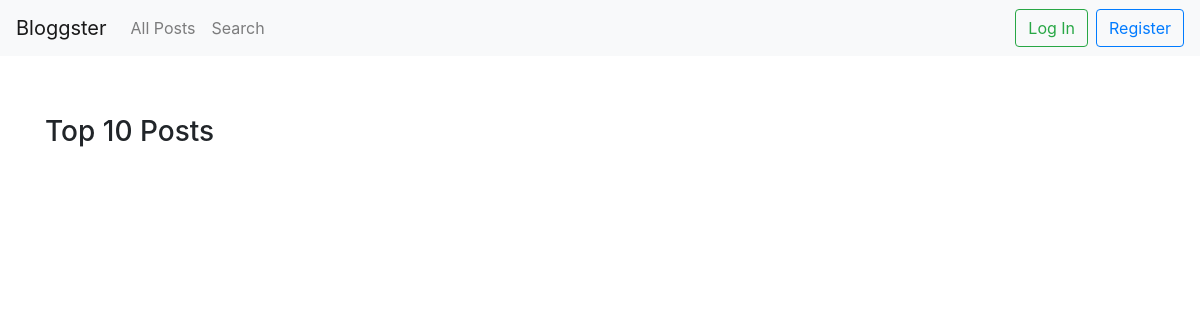
Page /BloggingPlatform/index.php on the earlier database version.
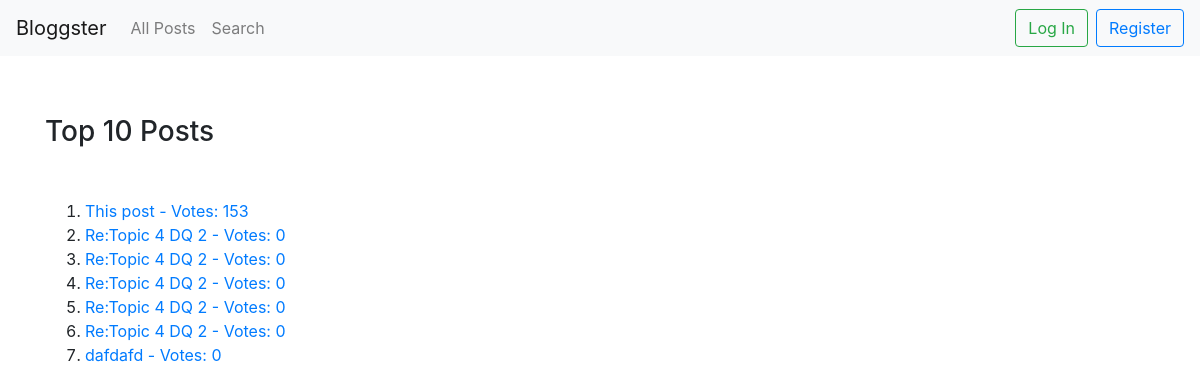
Same page on the later database version.
### tables this page shows
CREATE TABLE `post` (
  `ID` int(11) NOT NULL,
  `Title` varchar(200) NOT NULL,
  `Content` text NOT NULL,
  `Author` int(11) NOT NULL,
  `Votes` int(11) DEFAULT '0',
  `BlogID` int(11) DEFAULT NULL
);

### BloggingPlatform/_getTopPosts.php (the view, shortened to what this page needs)
<?php
$conn = dbConnect();
$sqlQuery = "SELECT * FROM post ORDER BY Votes DESC LIMIT 10";
$resultSet = $conn->query($sqlQuery);
displayAsTable($resultSet);
function displayAsTable($mysql_response)
{
    echo "<h3 style='margin-top:50px'>Top 10 Posts</h3>";
    echo "<ol style='margin-top:50px'>";
    while ($row = $mysql_response->fetch_assoc()) {
        $id = $row["ID"];
        $title = $row["Title"];
        $votes = $row["Votes"];
        echo "<li><a href='modules/post/viewPost.php?id=$id'>$title - Votes: $votes</a></li>";
    }
    echo "</ol>";
}
?>

### BloggingPlatform/index.php (shortened to what this page needs)
<!DOCTYPE html>
<html lang="en">
<head>
<link rel="stylesheet"
	href="https://maxcdn.bootstrapcdn.com/bootstrap/4.0.0/css/bootstrap.min.css"
>
</head>
<body>
<?php include(VIEW_HEADER); ?>
<div class="container">
<?php include '_getTopPosts.php';?>
</div>
</body>
</html>

### BloggingPlatform/modules/header/_header.php (shortened to what this page needs)
<?php
$host = $_SERVER['HTTP_HOST'];
$urlPrefix = "http://$host/CST-126-Projects/BloggingPlatform/";
$shouldShow = isset($_SESSION['USER_ID']);
?>
<nav class="navbar fixed-top navbar-expand-lg navbar-light bg-light">
	<a class="navbar-brand" href="<?php echo $urlPrefix; ?>index.php">Bloggster</a>
	<div class="collapse navbar-collapse" id="navbarText">
		<ul class="navbar-nav mr-auto">
      <li class="nav-item"><a class="nav-link"
				href="<?php echo $urlPrefix;?>modules/post/posts.php">All Posts</a>
			</li>
      <li class="nav-item"><a class="nav-link"
				href="<?php echo $urlPrefix; ?>modules/search/index.php">Search</a>
			</li>
		</ul>
    <?php if($shouldShow): ?>
     <form
			action="<?php echo $urlPrefix; ?>modules/login/logoutHandler.php"
			class="form-inline my-2 my-lg-0">
			<button class="btn btn-outline-info my-2 my-sm-0" type="submit">Log
				Out</button>
		</form>
    <?php else: ?>
    	<form action="<?php echo $urlPrefix; ?>modules/login/index.html"
			class="form-inline my-2 mx-2 my-lg-0">
			<button class="btn btn-outline-success my-2 my-sm-0" type="submit">Log
				In</button>
		</form>
		<form
			action="<?php echo $urlPrefix; ?>modules/registration/index.html"
			class="form-inline my-2 my-lg-0">
			<button class="btn btn-outline-primary my-2 my-sm-0" type="submit">Register</button>
		</form>
    <?php endif; ?>
  </div>
</nav>

### BloggingPlatform/modules/header/_header.php (style rules this page uses)
body { padding-top: 65px; }

Differences in the rows shown:
added post: Title "This post", Votes "153"
added post: Title "Re:Topic 4 DQ 2", Votes "0"
added post: Title "Re:Topic 4 DQ 2", Votes "0"
added post: Title "Re:Topic 4 DQ 2", Votes "0"
added post: Title "Re:Topic 4 DQ 2", Votes "0"
added post: Title "Re:Topic 4 DQ 2", Votes "0"
added post: Title "dafdafd", Votes "0"
